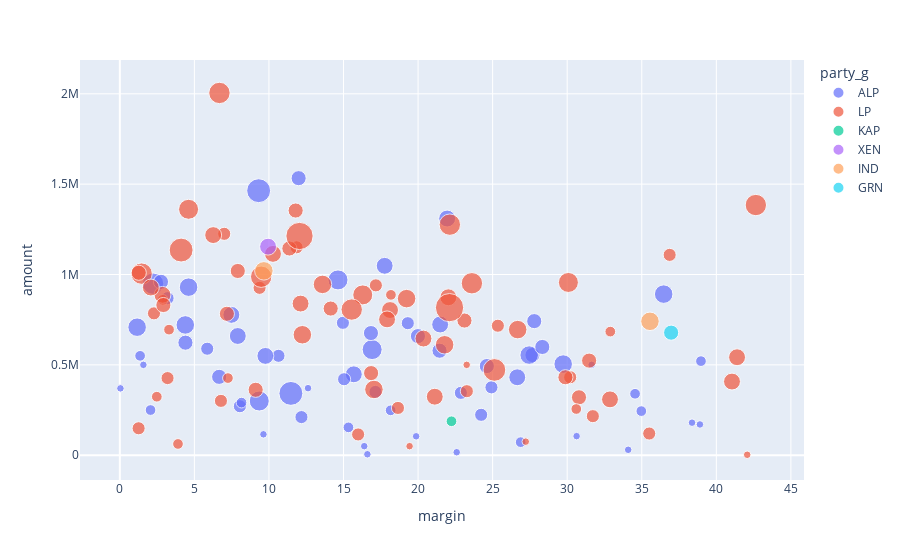

The notebook cell this image was saved under:
### Code cell
fig = px.scatter(grants_seat, x="margin", y="amount", color="party_g", size="grants", hover_data=['electorate'])
fig.show()

### Figure 1 — Plotly figure (JSON) as saved in the notebook; plotly's stock layout.template omitted (floating-point values rounded to 4 significant figures)
{"data": [{"customdata": [["Canberra"], ["Fenner"], ["Barton"], ["Blaxland"], ["Chifley"], ["Cunningham"], ["Dobell"], ["Eden-Monaro"], ["Fowler"], ["Grayndler"], ["Greenway"], ["Hunter"], ["Kingsford Smith"], ["Lindsay"], ["Macarthur"], ["Macquarie"], ["Newcastle"], ["Parramatta"], ["Richmond"], ["Shortland"], ["Sydney"], ["Whitlam"], ["Werriwa"], ["Griffith"], ["Herbert"], ["Lilley"], ["Moreton"], ["Oxley"], ["Rankin"], ["Adelaide"], ["Hindmarsh"], ["Kingston"], ["Makin"], ["Port Adelaide"], ["Wakefield"], ["Bass"], ["Braddon"], ["Franklin"], ["Lyons"], ["Ballarat"], ["Batman"], ["Bendigo"], ["Bruce"], ["Calwell"], ["Corio"], ["Gellibrand"], ["Holt"], ["Hotham"], ["Isaacs"], ["Jagajaga"], ["Lalor"], ["Maribyrnong"], ["McEwen"], ["Melbourne Ports"], ["Scullin"], ["Wills"], ["Brand"], ["Cowan"], ["Fremantle"], ["Perth"], ["Paterson"], ["Watson"], ["Longman"], ["Blair"], ["Lingiari"], ["Solomon"], ["Gorton"], ["McMahon"], ["Burt"]], "hoverlabel": {"namelength": 0}, "hovertemplate": "party_g=ALP<br>margin=%{x}<br>amount=%{y}<br>grants=%{marker.size}<br>electorate=%{customdata[0]}", "legendgroup": "ALP", "marker": {"color": "#636efa", "size": [7, 4, 1, 2, 1, 5, 1, 3, 2, 1, 1, 3, 3, 8, 0, 6, 4, 2, 5, 1, 1, 6, 1, 3, 1, 3, 3, 2, 1, 10, 6, 1, 3, 6, 5, 3, 4, 4, 6, 7, 2, 5, 2, 0, 4, 6, 4, 3, 10, 7, 2, 4, 5, 4, 2, 5, 3, 2, 3, 4, 5, 0, 1, 5, 4, 4, 1, 3, 0], "sizemode": "area", "sizeref": 0.035, "symbol": "circle"}, "mode": "markers", "name": "ALP", "showlegend": true, "type": "scatter", "x": [16.92, 27.79, 16.6, 38.97, 38.37, 26.65, 9.63, 5.86, 34.97, 31.64, 12.62, 24.92, 17.14, 2.23, 16.67, 4.39, 27.67, 15.33, 7.91, 19.87, 30.63, 27.45, 16.39, 3.2, 0.04, 10.64, 8.05, 18.16, 22.59, 9.31, 1.16, 34.09, 19.31, 29.73, 21.95, 12.18, 4.4, 21.44, 4.61, 14.63, 2.06, 7.48, 8.16, 35.74, 19.99, 36.47, 28.33, 14.96, 11.47, 9.35, 26.88, 24.61, 15.69, 2.76, 34.55, 9.76, 22.87, 1.36, 15.04, 6.66, 21.48, 35.15, 1.58, 17.76, 16.84, 11.99, 38.9, 24.23, 14.22], "xaxis": "x", "y": [584464, 741981, 5245, 520620, 180000, 431199, 115634, 589280, 244098, 500000, 371000, 375510, 350265, 949000, 0, 720900, 554326, 154135, 659708, 104624, 105500, 554102, 50000, 869113, 369991, 549982, 271110, 248462, 16400, 1463803, 708400, 30000, 730550, 504405, 1309645, 210900, 622680, 578190, 930000, 969976, 250000, 776600, 290940, 0, 659000, 891401, 598960, 732496, 342057, 299822, 72274, 493400, 447679, 959508, 340000, 549466, 344950, 550000, 420500, 433602, 723214, 0, 500000, 1048000, 675882, 1533056, 170149, 223575, 0], "yaxis": "y"}, {"customdata": [["Banks"], ["Bennelong"], ["Berowra"], ["Bradfield"], ["Calare"], ["Cook"], ["Cowper"], ["Farrer"], ["Gilmore"], ["Hughes"], ["Hume"], ["Lyne"], ["Mackellar"], ["Mitchell"], ["New England"], ["North Sydney"], ["Page"], ["Parkes"], ["Reid"], ["Robertson"], ["Warringah"], ["Wentworth"], ["Bowman"], ["Brisbane"], ["Capricornia"], ["Dawson"], ["Fadden"], ["Fairfax"], ["Fisher"], ["Forde"], ["Groom"], ["Hinkler"], ["Leichhardt"], ["Maranoa"], ["McPherson"], ["Moncrieff"], ["Petrie"], ["Ryan"], ["Wide Bay"], ["Barker"], ["Boothby"], ["Grey"], ["Sturt"], ["Aston"], ["Casey"], ["Chisholm"], ["Corangamite"], ["Deakin"], ["Dunkley"], ["Flinders"], ["Gippsland"], ["Goldstein"], ["Higgins"], ["Kooyong"], ["La Trobe"], ["Mallee"], ["McMillan"], ["Menzies"], ["Murray"], ["Wannon"], ["Canning"], ["Curtin"], ["Forrest"], ["Moore"], ["O'Connor"], ["Pearce"], ["Stirling"], ["Swan"], ["Tangney"], ["Riverina"], ["Dickson"], ["Hasluck"], ["Bonner"], ["Flynn"], ["Durack"], ["Wright"]], "hoverlabel": {"namelength": 0}, "hovertemplate": "party_g=LP<br>margin=%{x}<br>amount=%{y}<br>grants=%{marker.size}<br>electorate=%{customdata[0]}", "legendgroup": "LP", "marker": {"color": "#EF553B", "size": [2, 1, 2, 1, 8, 4, 4, 5, 8, 3, 5, 1, 4, 0, 6, 1, 7, 3, 3, 3, 4, 3, 4, 3, 3, 8, 0, 6, 5, 4, 2, 4, 4, 3, 3, 4, 2, 2, 7, 8, 3, 2, 4, 3, 5, 2, 5, 4, 5, 8, 3, 3, 3, 6, 4, 8, 13, 5, 5, 5, 6, 5, 9, 5, 7, 2, 6, 4, 8, 5, 3, 10, 3, 5, 14, 6], "sizemode": "area", "sizeref": 0.035, "symbol": "circle"}, "mode": "markers", "name": "LP", "showlegend": true, "type": "scatter", "x": [2.88, 19.43, 32.89, 42.07, 23.61, 30.79, 9.11, 41.05, 1.46, 18.65, 20.36, 23.26, 31.47, 35.63, 17.04, 27.22, 4.61, 30.2, 9.37, 2.29, 23.11, 35.5, 14.14, 11.85, 1.26, 6.68, 22.09, 21.78, 18.12, 1.27, 30.61, 16.85, 7.91, 31.72, 23.27, 29.88, 3.3, 18.18, 16.29, 9.48, 7, 3.9, 11.79, 17.17, 12.12, 2.48, 6.26, 11.37, 2.86, 15.55, 36.87, 25.35, 15.98, 26.68, 2.92, 42.65, 12.05, 21.12, 10.27, 17.92, 13.59, 41.39, 25.12, 22.03, 30.08, 7.25, 12.24, 7.18, 22.13, 32.87, 3.2, 4.11, 6.78, 2.08, 22.11, 19.23], "xaxis": "x", "y": [860000, 50000, 684000, 2400, 951596, 320503, 361951, 407475, 1004746, 261599, 645437, 500000, 523372, 0, 363695, 75000, 1360796, 431412, 926142, 785000, 745200, 120000, 811499, 1150395, 148996, 2004632, 0, 611088, 803382, 1009618, 255800, 454286, 1019500, 216069, 354297, 431384, 694797, 887400, 887090, 987661, 1225143, 62310, 1354011, 940000, 839000, 323648, 1218000, 1143877, 887333, 806058, 1108590, 716525, 114850, 695020, 831095, 1384393, 1213112, 323750, 1114016, 751611, 945158, 542140, 471918, 873859, 955942, 426865, 666585, 782530, 1275859, 308990, 426712, 1135177, 300625, 927924, 816642, 866533], "yaxis": "y"}, {"customdata": [["Kennedy"]], "hoverlabel": {"namelength": 0}, "hovertemplate": "party_g=KAP<br>margin=%{x}<br>amount=%{y}<br>grants=%{marker.size}<br>electorate=%{customdata[0]}", "legendgroup": "KAP", "marker": {"color": "#00cc96", "size": [2], "sizemode": "area", "sizeref": 0.035, "symbol": "circle"}, "mode": "markers", "name": "KAP", "showlegend": true, "type": "scatter", "x": [22.24], "xaxis": "x", "y": [187900], "yaxis": "y"}, {"customdata": [["Mayo"]], "hoverlabel": {"namelength": 0}, "hovertemplate": "party_g=XEN<br>margin=%{x}<br>amount=%{y}<br>grants=%{marker.size}<br>electorate=%{customdata[0]}", "legendgroup": "XEN", "marker": {"color": "#ab63fa", "size": [5], "sizemode": "area", "sizeref": 0.035, "symbol": "circle"}, "mode": "markers", "name": "XEN", "showlegend": true, "type": "scatter", "x": [9.94], "xaxis": "x", "y": [1154072], "yaxis": "y"}, {"customdata": [["Denison"], ["Indi"]], "hoverlabel": {"namelength": 0}, "hovertemplate": "party_g=IND<br>margin=%{x}<br>amount=%{y}<br>grants=%{marker.size}<br>electorate=%{customdata[0]}", "legendgroup": "IND", "marker": {"color": "#FFA15A", "size": [6, 6], "sizemode": "area", "sizeref": 0.035, "symbol": "circle"}, "mode": "markers", "name": "IND", "showlegend": true, "type": "scatter", "x": [35.55, 9.66], "xaxis": "x", "y": [740982, 1020121], "yaxis": "y"}, {"customdata": [["Melbourne"]], "hoverlabel": {"namelength": 0}, "hovertemplate": "party_g=GRN<br>margin=%{x}<br>amount=%{y}<br>grants=%{marker.size}<br>electorate=%{customdata[0]}", "legendgroup": "GRN", "marker": {"color": "#19d3f3", "size": [4], "sizemode": "area", "sizeref": 0.035, "symbol": "circle"}, "mode": "markers", "name": "GRN", "showlegend": true, "type": "scatter", "x": [36.97], "xaxis": "x", "y": [678145], "yaxis": "y"}], "layout": {"legend": {"itemsizing": "constant", "title": {"text": "party_g"}, "tracegroupgap": 0}, "margin": {"t": 60}, "xaxis": {"anchor": "y", "domain": [0, 1], "title": {"text": "margin"}}, "yaxis": {"anchor": "x", "domain": [0, 1], "title": {"text": "amount"}}}}
